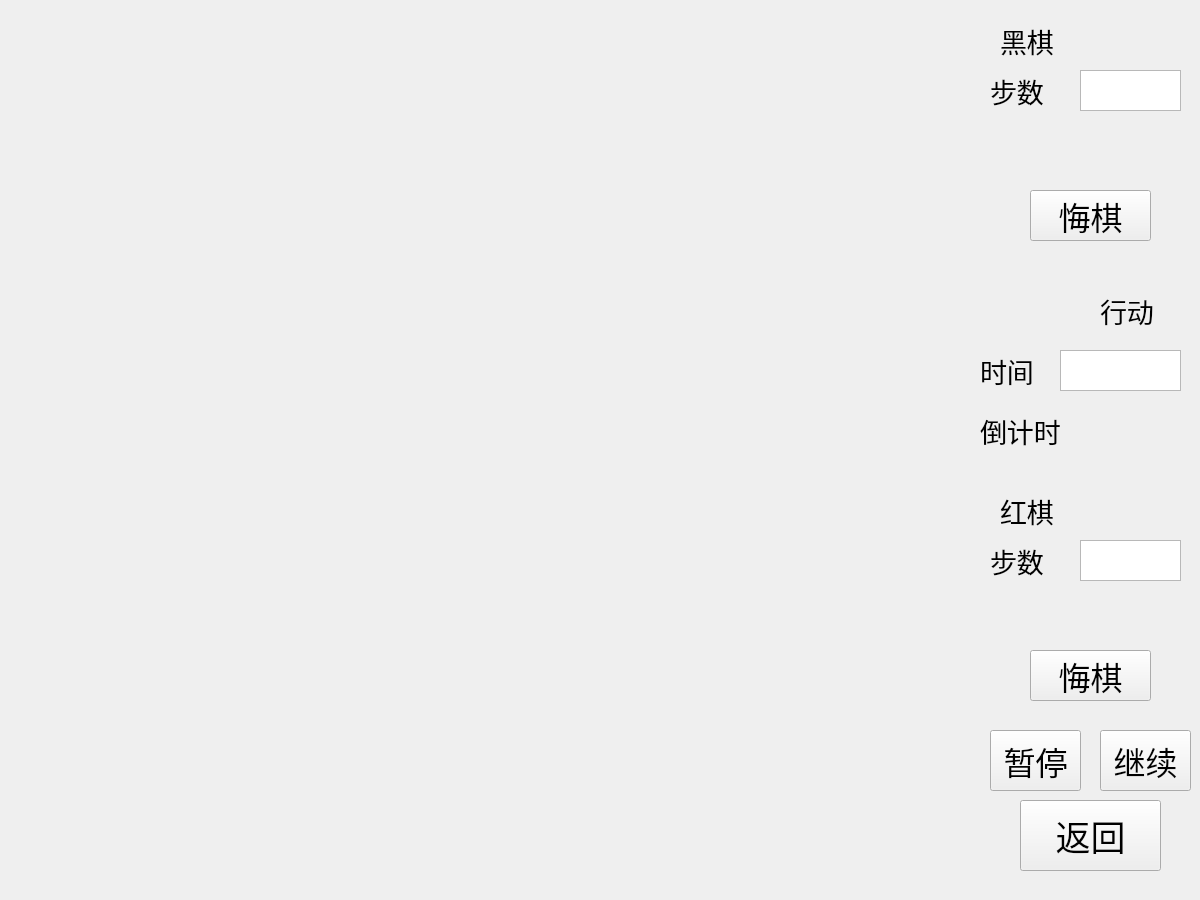
<?xml version="1.0" encoding="UTF-8"?>
<ui version="4.0">
 <class>gameplay</class>
 <widget class="QWidget" name="gameplay">
  <property name="geometry">
   <rect>
    <x>0</x>
    <y>0</y>
    <width>1200</width>
    <height>900</height>
   </rect>
  </property>
  <property name="minimumSize">
   <size>
    <width>1200</width>
    <height>900</height>
   </size>
  </property>
  <property name="maximumSize">
   <size>
    <width>1200</width>
    <height>900</height>
   </size>
  </property>
  <property name="windowTitle">
   <string>Form</string>
  </property>
  <widget class="QWidget" name="widget" native="true">
   <property name="geometry">
    <rect>
     <x>20</x>
     <y>20</y>
     <width>951</width>
     <height>861</height>
    </rect>
   </property>
  </widget>
  <widget class="QLabel" name="label_3">
   <property name="geometry">
    <rect>
     <x>990</x>
     <y>60</y>
     <width>91</width>
     <height>61</height>
    </rect>
   </property>
   <property name="font">
    <font>
     <family>黑体</family>
     <pointsize>20</pointsize>
    </font>
   </property>
   <property name="text">
    <string>步数</string>
   </property>
  </widget>
  <widget class="QTextBrowser" name="textBrowser">
   <property name="geometry">
    <rect>
     <x>1080</x>
     <y>70</y>
     <width>101</width>
     <height>41</height>
    </rect>
   </property>
   <property name="font">
    <font>
     <family>黑体</family>
     <pointsize>16</pointsize>
    </font>
   </property>
  </widget>
  <widget class="QLabel" name="label_4">
   <property name="geometry">
    <rect>
     <x>990</x>
     <y>530</y>
     <width>91</width>
     <height>61</height>
    </rect>
   </property>
   <property name="font">
    <font>
     <family>黑体</family>
     <pointsize>20</pointsize>
    </font>
   </property>
   <property name="text">
    <string>步数</string>
   </property>
  </widget>
  <widget class="QTextBrowser" name="textBrowser_2">
   <property name="geometry">
    <rect>
     <x>1080</x>
     <y>540</y>
     <width>101</width>
     <height>41</height>
    </rect>
   </property>
   <property name="font">
    <font>
     <family>黑体</family>
     <pointsize>16</pointsize>
    </font>
   </property>
  </widget>
  <widget class="QPushButton" name="pushButton">
   <property name="geometry">
    <rect>
     <x>1030</x>
     <y>190</y>
     <width>121</width>
     <height>51</height>
    </rect>
   </property>
   <property name="font">
    <font>
     <family>隶书</family>
     <pointsize>24</pointsize>
    </font>
   </property>
   <property name="text">
    <string>悔棋</string>
   </property>
  </widget>
  <widget class="QPushButton" name="pushButton_2">
   <property name="geometry">
    <rect>
     <x>1030</x>
     <y>650</y>
     <width>121</width>
     <height>51</height>
    </rect>
   </property>
   <property name="font">
    <font>
     <family>隶书</family>
     <pointsize>24</pointsize>
    </font>
   </property>
   <property name="text">
    <string>悔棋</string>
   </property>
  </widget>
  <widget class="QPushButton" name="pushButton_3">
   <property name="geometry">
    <rect>
     <x>1020</x>
     <y>800</y>
     <width>141</width>
     <height>71</height>
    </rect>
   </property>
   <property name="font">
    <font>
     <family>隶书</family>
     <pointsize>26</pointsize>
    </font>
   </property>
   <property name="text">
    <string>返回</string>
   </property>
  </widget>
  <widget class="QLabel" name="label">
   <property name="geometry">
    <rect>
     <x>1000</x>
     <y>10</y>
     <width>131</width>
     <height>61</height>
    </rect>
   </property>
   <property name="font">
    <font>
     <family>华康俪金黑W8(P)</family>
     <pointsize>20</pointsize>
    </font>
   </property>
   <property name="text">
    <string>黑棋</string>
   </property>
  </widget>
  <widget class="QLabel" name="label_2">
   <property name="geometry">
    <rect>
     <x>1000</x>
     <y>480</y>
     <width>131</width>
     <height>61</height>
    </rect>
   </property>
   <property name="font">
    <font>
     <family>华康俪金黑W8(P)</family>
     <pointsize>20</pointsize>
    </font>
   </property>
   <property name="text">
    <string>红棋</string>
   </property>
  </widget>
  <widget class="QLabel" name="label_6">
   <property name="geometry">
    <rect>
     <x>980</x>
     <y>400</y>
     <width>131</width>
     <height>61</height>
    </rect>
   </property>
   <property name="font">
    <font>
     <family>造字工房典黑（非商用）粗体</family>
     <pointsize>20</pointsize>
    </font>
   </property>
   <property name="text">
    <string>倒计时</string>
   </property>
  </widget>
  <widget class="QLabel" name="label_11">
   <property name="geometry">
    <rect>
     <x>980</x>
     <y>340</y>
     <width>131</width>
     <height>61</height>
    </rect>
   </property>
   <property name="font">
    <font>
     <family>造字工房典黑（非商用）粗体</family>
     <pointsize>20</pointsize>
    </font>
   </property>
   <property name="text">
    <string>时间</string>
   </property>
  </widget>
  <widget class="QLabel" name="label_7">
   <property name="geometry">
    <rect>
     <x>1110</x>
     <y>390</y>
     <width>91</width>
     <height>81</height>
    </rect>
   </property>
   <property name="font">
    <font>
     <family>Arial</family>
     <pointsize>28</pointsize>
     <weight>75</weight>
     <bold>true</bold>
    </font>
   </property>
   <property name="styleSheet">
    <string notr="true">color: rgb(255, 0, 0);</string>
   </property>
   <property name="text">
    <string/>
   </property>
  </widget>
  <widget class="QLabel" name="label_10">
   <property name="geometry">
    <rect>
     <x>990</x>
     <y>270</y>
     <width>91</width>
     <height>61</height>
    </rect>
   </property>
   <property name="font">
    <font>
     <family>华文楷体</family>
     <pointsize>20</pointsize>
    </font>
   </property>
   <property name="styleSheet">
    <string notr="true">color: rgb(0, 0, 255);</string>
   </property>
   <property name="text">
    <string/>
   </property>
  </widget>
  <widget class="QTextBrowser" name="textBrowser_3">
   <property name="geometry">
    <rect>
     <x>1060</x>
     <y>350</y>
     <width>121</width>
     <height>41</height>
    </rect>
   </property>
   <property name="font">
    <font>
     <family>黑体</family>
     <pointsize>16</pointsize>
    </font>
   </property>
  </widget>
  <widget class="QLabel" name="label_9">
   <property name="geometry">
    <rect>
     <x>1100</x>
     <y>290</y>
     <width>101</width>
     <height>41</height>
    </rect>
   </property>
   <property name="font">
    <font>
     <family>造字工房典黑（非商用）粗体</family>
     <pointsize>20</pointsize>
    </font>
   </property>
   <property name="text">
    <string>行动</string>
   </property>
  </widget>
  <widget class="QLabel" name="label_8">
   <property name="geometry">
    <rect>
     <x>1000</x>
     <y>120</y>
     <width>201</width>
     <height>61</height>
    </rect>
   </property>
   <property name="font">
    <font>
     <family>造字工房典黑（非商用）粗体</family>
     <pointsize>14</pointsize>
    </font>
   </property>
   <property name="styleSheet">
    <string notr="true">color: rgb(0, 85, 255);</string>
   </property>
   <property name="text">
    <string/>
   </property>
  </widget>
  <widget class="QLabel" name="label_12">
   <property name="geometry">
    <rect>
     <x>990</x>
     <y>590</y>
     <width>201</width>
     <height>61</height>
    </rect>
   </property>
   <property name="font">
    <font>
     <family>造字工房典黑（非商用）粗体</family>
     <pointsize>14</pointsize>
    </font>
   </property>
   <property name="styleSheet">
    <string notr="true">color: rgb(0, 85, 255);</string>
   </property>
   <property name="text">
    <string/>
   </property>
  </widget>
  <widget class="QPushButton" name="pushButton_4">
   <property name="geometry">
    <rect>
     <x>990</x>
     <y>730</y>
     <width>91</width>
     <height>61</height>
    </rect>
   </property>
   <property name="font">
    <font>
     <family>隶书</family>
     <pointsize>24</pointsize>
    </font>
   </property>
   <property name="text">
    <string>暂停</string>
   </property>
  </widget>
  <widget class="QPushButton" name="pushButton_5">
   <property name="geometry">
    <rect>
     <x>1100</x>
     <y>730</y>
     <width>91</width>
     <height>61</height>
    </rect>
   </property>
   <property name="font">
    <font>
     <family>隶书</family>
     <pointsize>24</pointsize>
    </font>
   </property>
   <property name="text">
    <string>继续</string>
   </property>
  </widget>
 </widget>
 <resources/>
 <connections/>
</ui>
